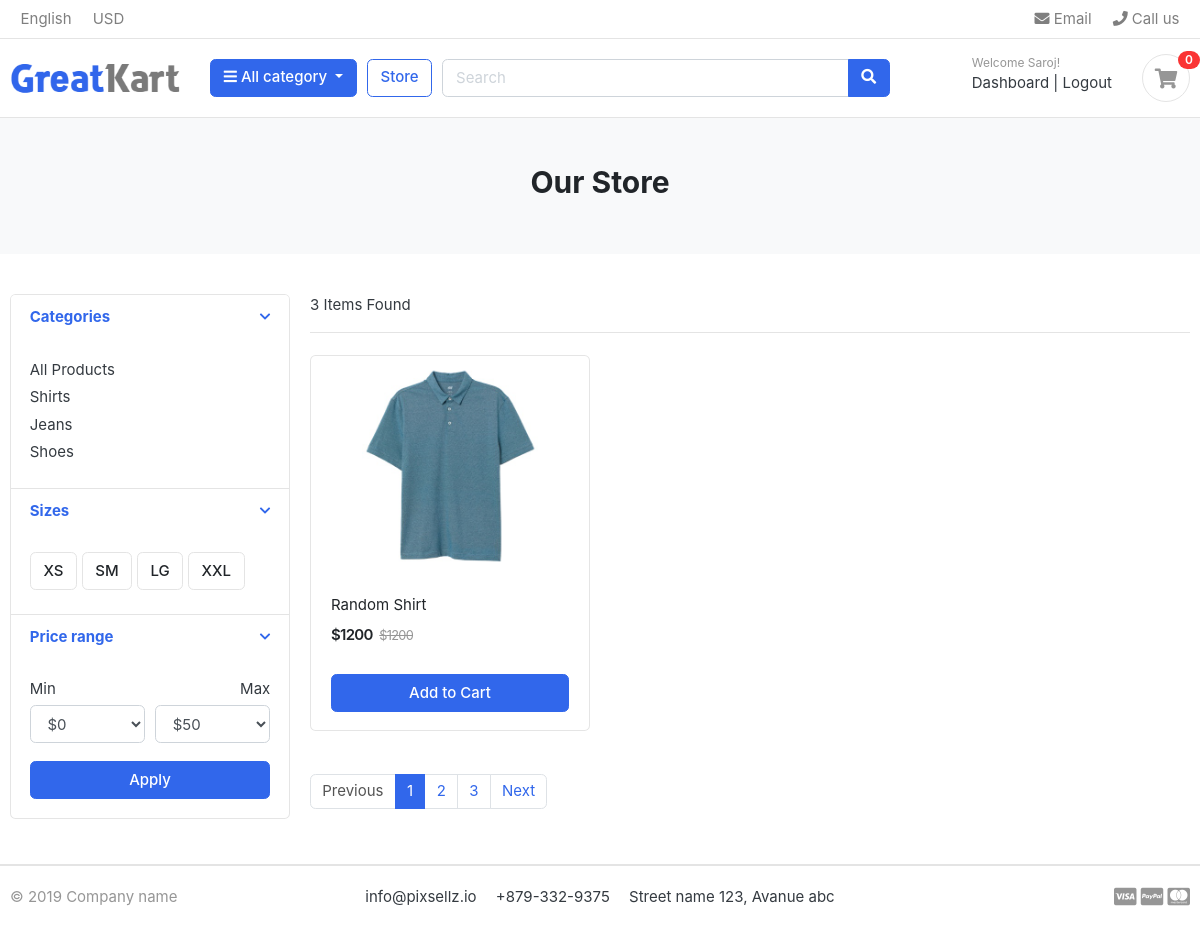
Screenshot of /store/ (signed in) with the database file from the repository.
### accounts/models.py (models this page shows, shortened)
class Account(AbstractBaseUser):
    first_name = models.CharField(max_length=50)
    last_name = models.CharField(max_length=50)
    username = models.CharField(max_length=50,unique=True)
    email = models.EmailField(max_length=100,unique=True)
    contact = models.CharField(max_length=50)
    date_joined = models.DateField(auto_now_add=True)
    last_login = models.DateField(auto_now=True)
    is_admin = models.BooleanField(default=False)
    is_staff = models.BooleanField(default=False)
    is_active = models.BooleanField(default=False)
    is_superadmin = models.BooleanField(default=False)
    objects = myAccountManager()
    USERNAME_FIELD = 'email'
    REQUIRED_FIELDS = ['username','first_name','last_name']

### category/models.py (models this page shows, shortened)
class Category(models.Model):
    category_name = models.CharField(max_length=100)
    slug = models.SlugField(max_length=100,unique=True, blank=True, null=True)
    description = models.TextField(max_length=500, blank=True, null=True)
    cat_image = models.ImageField(upload_to='images/categories',blank=True,default='default.jpg')
    class Meta:
        verbose_name = 'Category'
        verbose_name_plural = 'Categories'
    def get_url(self):
        return reverse('products_by_category', args=[self.slug])

### store/models.py (models this page shows, shortened)
class Product(models.Model):
    product_name = models.CharField(max_length=100,unique=True)
    slug =  models.SlugField(max_length=100,unique=True)
    description = models.TextField(max_length=100,blank=True,null=True)
    price = models.IntegerField()
    images = models.ImageField(upload_to='images/product')
    stock = models.IntegerField()
    is_available = models.BooleanField(default=True)
    category = models.ForeignKey(Category, on_delete=models.CASCADE)
    created_date = models.DateTimeField(auto_now_add=True)
    modified_date = models.DateTimeField(auto_now=True)
    def get_url(self):
        return reverse('product_detail',args=[self.category.slug,self.slug])

### store/views.py (the view)
# urls.py: path('store/',include('store.urls')),
def store(request,category_slug=None):
    categories = None
    products = None
    if category_slug != None:
        categories = get_object_or_404(Category,slug=category_slug)
        products = Product.objects.filter(category=categories,is_available=True).order_by('id')
        paginator = Paginator(products,1)
        page = request.GET.get('page')
        paged_products = paginator.get_page(page)
        products_count = products.count()
    else:
        products = Product.objects.all().filter(is_available=True).order_by('id')
        paginator = Paginator(products,1)
        page = request.GET.get('page')
        paged_products = paginator.get_page(page)
        products_count = products.count()
    context = {
        'products':paged_products,
        'product_count':products_count
    }
    return render(request,'store/store.html',context)

### cart/context_processor.py (called while the page is built)
def counter(request):
    cart_count=0
    if 'admin' in request.path:
        return {}
    else:
        try:
            cart = Cart.objects.filter(cart_id=_cart_id(request))
            cart_items = CartItem.objects.all().filter(cart=cart[:1])
            for cart_item in cart_items:
                cart_count += cart_item.quantity
        except Cart.DoesNotExist:
            cart_count = 0
    return dict(cart_count=cart_count)

### cart/views.py (called while the page is built)
def _cart_id(request):
    cart = request.session.session_key
    if not cart:
        cart=request.session.create()
    return cart

### category/context_processor.py (called while the page is built)
def menu_links(request):
    links = Category.objects.all()
    return dict(links=links)

### templates/store/store.html (shortened to what this page needs)
{% extends 'base.html' %}
{% load static %}
{% block content %}
<section class="section-pagetop bg">
    <div class="container">
        {% if 'search' in request.path %}
        <h2 class="title-page text-center" >Search Result for {{keyword}} </h2>
        {%else%}
        <h2 class="title-page text-center">Our Store</h2>
        {% endif %}
    </div>
    </section>
<section class="section-content padding-y">
    <div class="container">
    <div class="row">
        <aside class="col-md-3">
    <div class="card">
        <article class="filter-group">
            <header class="card-header">
                <a href="#" data-toggle="collapse" data-target="#collapse_1" aria-expanded="true" class="">
                    <i class="icon-control fa fa-chevron-down"></i>
                    <h6 class="title">Categories</h6>
                </a>
            </header>
            <div class="filter-content collapse show" id="collapse_1" style="">
                <div class="card-body">
                    <ul class="list-menu">
                    <li><a href="{% url 'store' %}">All Products</a></li>
                    {% for category in links %}
                    <li><a href="{{ category.get_url }}">{{ category.category_name }}</a></li>
                    {% endfor %}
                    </ul>
                </div>
            </div>
        </article>
        <article class="filter-group">
            <header class="card-header">
                <a href="#" data-toggle="collapse" data-target="#collapse_4" aria-expanded="true" class="">
                    <i class="icon-control fa fa-chevron-down"></i>
                    <h6 class="title">Sizes </h6>
                </a>
            </header>
            <div class="filter-content collapse show" id="collapse_4" style="">
                <div class="card-body">
                  <label class="checkbox-btn">
                    <span class="btn btn-light"> XS </span>
                  </label>
                  <label class="checkbox-btn">
                    <span class="btn btn-light"> SM </span>
                  </label>
                  <label class="checkbox-btn">
                    <span class="btn btn-light"> LG </span>
                  </label>
                  <label class="checkbox-btn">
                    <span class="btn btn-light"> XXL </span>
                  </label>
            </div>
            </div>
        </article>
        <article class="filter-group">
            <header class="card-header">
                <a href="#" data-toggle="collapse" data-target="#collapse_3" aria-expanded="true" class="">
                    <i class="icon-control fa fa-chevron-down"></i>
                    <h6 class="title">Price range </h6>
                </a>
            </header>
            <div class="filter-content collapse show" id="collapse_3" style = "">
                <div class="card-body">
                    <div class="form-row">
                    <div class="form-group col-md-6">
                      <label>Min</label>
                          <select class="mr-2 form-control">
                            <option value="0">$0</option>
                        </select>
                    </div>
                    <div class="form-group text-right col-md-6">
                      <label>Max</label>
                          <select class="mr-2 form-control">
                            <option value="50">$50</option>
                        </select>
                    </div>
                    </div>
                    <button class="btn btn-block btn-primary">Apply</button>
                </div>
            </div>
        </article>
    </div>
        </aside>
        <main class="col-md-9">
    <header class="border-bottom mb-4 pb-3">
            <div class="form-inline">
                <span class="mr-md-auto">{{product_count}} Items Found </span>
            </div>
    </header>
    <div class="row">
        {% if products %}
        {% for product in products %}
        <div class="col-md-4">
            <figure class="card card-product-grid">
                <div class="img-wrap">
                    <a href="{{product.get_url}}"><img src="{{product.images.url}}"></a>
                </div>
                <figcaption class="info-wrap">
                    <div class="fix-height">
                        <a href="{{product.get_url}}" class="title">{{product.product_name}}</a>
                        <div class="price-wrap mt-2">
                            <span class="price">${{product.price}}</span>
                            <del class="price-old">${{product.price}}</del>
                        </div>
                    </div>
                    {% if product.stock == 0 %}
                    <h5 class='text-danger text-center'> Out of Stock </h5>
                    <a href="{{product.get_url}}" class="btn btn-block btn-primary">View Details </a>
                    {% else %}
                    <a href="{{product.get_url}}" class="btn btn-block btn-primary">Add to Cart </a>
                    {% endif %}
                </figcaption>
            </figure>
        </div>
        {% endfor %}
        {% else %}
        <h2>No Search Result Found</h2>
        {% endif %}
    </div>
    <nav class="mt-4" aria-label="Page navigation sample">
    {% if products.has_other_pages %}
      <ul class="pagination">
        {% if products.has_previous %}
        <li class="page-item"><a class="page-link" href="?page={{products.previous_page_number}}">Previous</a></li>
        {% else %}
        <li class="page-item disabled"><a class="page-link" href="#">Previous</a></li>
        {% endif %}
        {% for i in products.paginator.page_range %}
            {% if products.number == i %}
                <li class="page-item active"><a class="page-link" href="#">{{i}}</a></li>
            {% else %}
                <li class="page-item"><a class="page-link" href="?page={{i}}">{{i}}</a></li>
            {% endif %}
        {% endfor %}
        {% if products.has_next %}
        <li class="page-item"><a class="page-link" href="?page={{products.next_page_number}}">Next</a></li>
        {% else %}
        <li class="page-item disabled"><a class="page-link" href="#">Next</a></li>
        {% endif %}
    </ul>
    {% endif %}
    </nav>
        </main>
    </div>
    </div>
    </section>
{% endblock %}

### templates/includes/navbar.html (shortened to what this page needs)
{% load static %}
<header class="section-header">
    <nav class="navbar p-md-0 navbar-expand-sm navbar-light border-bottom">
    <div class="container">
      <div class="collapse navbar-collapse" id="navbarTop4">
        <ul class="navbar-nav mr-auto">
            <li class="nav-item dropdown">
                 <a href="#" class="nav-link">   English </a>
            </li>
            <li class="nav-item dropdown">
                <a href="#" class="nav-link"> USD </a>
            </li>
        </ul>
        <ul class="navbar-nav">
            <li><a href="#" class="nav-link"> <i class="fa fa-envelope"></i> Email </a></li>
            <li><a href="#" class="nav-link"> <i class="fa fa-phone"></i> Call us </a></li>
        </ul>
      </div>
    </div>
    </nav>
    <section class="header-main border-bottom">
        <div class="container">
    <div class="row align-items-center">
        <div class="col-lg-2 col-md-3 col-6">
            <a href="{% url 'home' %}" class="brand-wrap">
                <img class="logo" src="{% static './images/logo.png' %}">
            </a>
        </div>
        <div class="col-lg col-sm col-md col-6 flex-grow-0">
            <div class="category-wrap dropdown d-inline-block float-right">
                <button type="button" class="btn btn-primary dropdown-toggle" data-toggle="dropdown">
                    <i class="fa fa-bars"></i> All category
                </button>
            </div>
        </div>
        <a href="{% url 'store' %}" class="btn btn-outline-primary">Store</a>
        <div class="col-lg  col-md-6 col-sm-12 col">
            <form action="{% url 'search' %}" class="search" method="GET">
                <div class="input-group w-100">
                    <input type="text" class="form-control" style="width:60%;" placeholder="Search" name="keyword">
                    <div class="input-group-append">
                      <button class="btn btn-primary" type="submit">
                        <i class="fa fa-search"></i>
                      </button>
                    </div>
                </div>
            </form>
        </div>
        <div class="col-lg-3 col-sm-6 col-8 order-2 order-lg-3">
                    <div class="d-flex justify-content-end mb-3 mb-lg-0">
                        {% if user.id is None %}
                        <div class="widget-header">
                            <small class="title text-muted">Welcome guest!</small>
                            <div>
                                <a href="{% url 'login' %}">Sign in</a> <span class="dark-transp"> | </span>
                                <a href="{% url 'register' %}"> Register</a>
                            </div>
                        </div>
                        {% else %}
                        <div class="widget-header">
                            <small class="title text-muted">Welcome {{user.first_name | capfirst }}!</small>
                            <div>
                                <a href="{% url 'dashboard' %}">Dashboard</a> <span class="dark-transp"> | </span>
                                <a href="{% url 'logout' %}"> Logout </a>
                            </div>
                        </div>
                        {% endif %}
                        <a href="{% url 'cart' %}" class="widget-header pl-3 ml-3">
                            <div class="icon icon-sm rounded-circle border"><i class="fa fa-shopping-cart"></i></div>
                            <span class="badge badge-pill badge-danger notify">{{cart_count}}</span>
                        </a>
                    </div>
                </div>
    </div>
        </div>
    </section>
    </header>

### STATIC/css/ui.css (style rules this page uses)
html { font-family: "Inter", sans-serif; font-size: 15px; }
.img-wrap { text-align: center; display: block; }
.img-wrap img { max-width: 100%; }
.price-wrap { letter-spacing: -0.7px; }
.icon-xs, .icon-sm, .icon-md, .icon-lg { display: inline-block; text-align: center; flex-shrink: 0; flex-grow: 0; }
.icon-sm { width: 48px; height: 48px; line-height: 48px !important; font-size: 20px; }
.padding-y { padding-top: 40px; padding-bottom: 40px; }
figure { margin-bottom: 0; }
article:after, .form-group:after { display: block; clear: both; content: ""; }
.bg { background-color: #f8f9fa; }
.title-page { color: #212529; }
.header-main { position: relative; padding-top: 1rem; padding-bottom: 1rem; }
.brand-wrap .logo, .navbar-brand .logo { margin-right: 7px; max-height: 42px; display: inline-block; }
.widget-header { display: inline-block; vertical-align: middle; position: relative; }
.widget-header a { color: #343a40; }
.widget-header i { color: #969696; }
.widget-header .title { display: block; }
.widget-header .notify { position: absolute; top: -3px; right: -10px; }
.btn-light { background-color: #fff; border-color: #e4e4e4; }
[class*=list-] li:after { visibility: hidden; display: block; content: ""; overflow: hidden; height: 0; clear: both; }
.list-menu { list-style: none; margin: 0; padding-left: 0; }
.list-menu li { margin-bottom: 5px; }
.list-menu a { color: #343a40; }
[class*=card-product] a.title { color: #212529; display: block; }
[class*=card-product] .img-wrap { overflow: hidden; position: relative; }
[class*=card-product] .img-wrap img { height: 100%; max-width: 100%; width: auto; display: inline-block; -o-object-fit: cover; object-fit: cover; }
.card-product-grid { margin-bottom: 20px; }
.card-product-grid .img-wrap { border-radius: 0.2rem 0.2rem 0 0; height: 220px; }
.card-product-grid .info-wrap { overflow: hidden; padding: 18px 20px; }
.card-product-grid .fix-height { height: 80px; overflow: hidden; }
.card .img-wrap { overflow: hidden; }
.notify { position: absolute; top: -4px; right: -10px; display: inline-block; padding: 0.25em 0.6em; font-size: 12px; line-height: 1; text-align: center; border-radius: 3rem; color: #fff; background-color: #fa3434; }
.price { font-weight: 600; color: #212529; }
.price-old { color: #969696; margin-left: 3px; font-size: 85%; }
.icon-control { margin-top: 5px; float: right; font-size: 80%; }
.card-header .title { margin-bottom: 0; line-height: 1.5; }
.filter-group { border-bottom: 1px solid #e4e4e4; }
.filter-group .card-header { border-bottom: 0; }
.filter-group:last-child { border-bottom: 0; }
.checkbox-btn { position: relative; }
.section-pagetop { padding: 45px 0; }

### rows the page displays
Account: first_name "Saroj"
Category: category_name "Shirts"
Category: category_name "Jeans"
Category: category_name "Shoes"
Product: images (picture), product_name "Random Shirt", price "1200"

### other values shown
{{ cart_count }} "0"
{{ product_count }} "3"
{{ i }} "1"
{{ i }} "2" "3"
